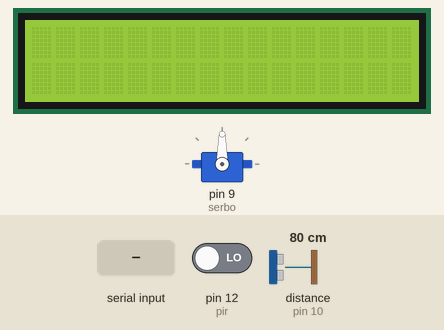
Recording of a sketch running on a simulated Arduino Uno, built with avr-gcc and run on an emulated ATmega328P. On the bench: 16×2 character LCD, servo. The test bench sets the inputs (shaded band); at power-on: pin 12 (pir) LOW, distance to the obstacle (sensor on pin 10) 80 cm. The echo pulse lasts 58.3 µs per cm; what the sketch prints to the serial monitor is not drawn.

Above: at 1.2 s.
1.3 s: pin 12 (pir) driven HIGH
At 1.9 s:
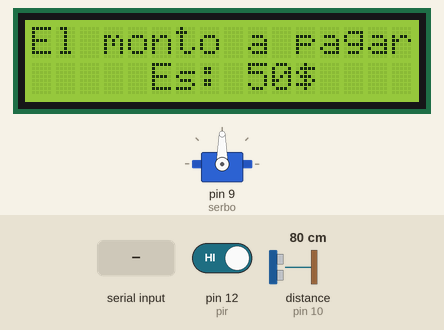
2.8 s: "90,45\n" received over Serial
At 4.1 s:
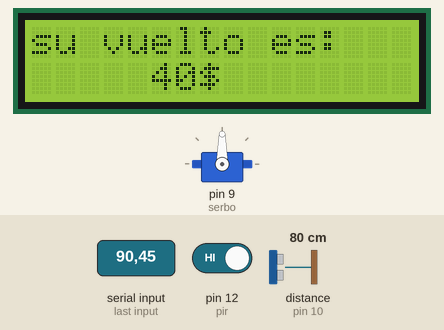
At 7.0 s:
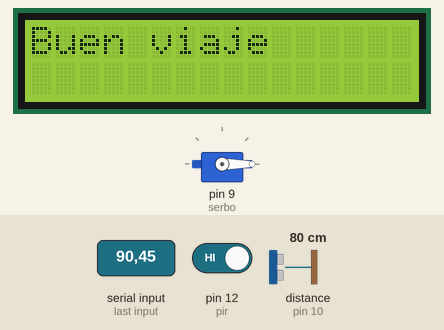
Timing chart, 0 to 8.5 s (numbered marks = the images above; inputs shaded):
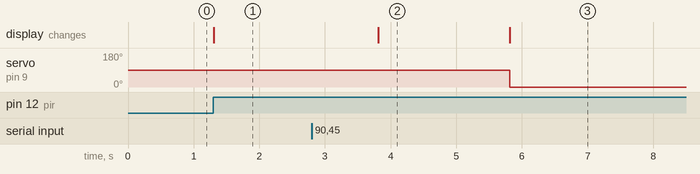

Measured:
- after the input at 1.3 s, the display: changes at once (image 1)
- after the input at 2.8 s, servo on pin 9 (serbo): 90° → 0° after 3.0 s; the display: changes after 1.0 s (image 2)
- what the display in image 2 shows lasts 2.0 s, from 3.8 s to 5.8 s

The sketch:

tp_de_diciembre_febrero1.ino
```cpp
#include <LiquidCrystal.h>

#include <Servo.h>

#define pir 12

#define TRIG 11
#define ECHO 10

Servo serbo;

LiquidCrystal lcd(2,3,5,4,6,7);

int falta=0;
int vuelto=0;
int pago=0;

float duracion;
int distancia;

String text="";

void setup()
{
  pinMode (pir, INPUT);
  pinMode(TRIG , OUTPUT);
  pinMode(ECHO , INPUT);
  lcd.begin(16,2);
  serbo.attach(9);
  serbo.write(90);
  Serial.begin(9600);
}


void loop()
{


  if (digitalRead(pir)==HIGH)
  {
    lcd.setCursor(0,0);
    lcd.print("El monto a pagar");
    lcd.setCursor(5,2);
    lcd.print("Es: 50$");

    falta=0;
    vuelto=0;
    pago=0;
    do{
    	Serial.println("Ingrese monto a pagar:");
   		text="";//esto es para que no tenga nada
    	while(text.length()==0){
          text=Serial.readString();
      	}
    	pago = pago + text.toInt();
      	if(pago<50){
          	lcd.clear();
            falta=50-pago;
            lcd.setCursor(0,0);
      		lcd.print("te falta pagar:");
            lcd.setCursor(5,3);
            lcd.print(falta);
            lcd.print("$");
      	}
      	if(pago>50){
        	lcd.clear();
          	lcd.setCursor(0,0);
          	lcd.print("su vuelto es: ");
          	lcd.setCursor(5,3);
        	lcd.print((pago-50));
          	lcd.print("$");
      		pago=50;// esto es para que salga del ciclo
          	delay(2000);
      	}

    }while(pago!=50);

  	Serial.println("Buen viaje");
    lcd.clear();
    lcd.setCursor(0,0);
    lcd.print("Buen viaje");

    //sensor de distancia dentro del sensor estara lo del servo

    serbo.write(0);
    do{
      digitalWrite( TRIG, LOW );
      delayMicroseconds (4);
      digitalWrite( TRIG, HIGH);
      delayMicroseconds (10);
      digitalWrite( TRIG, LOW );

      duracion = pulseIn(ECHO , HIGH);
      distancia = duracion * 10 / 292 / 2;

    }while(distancia<300);


    //los 20s
    delay(9000);
  }
  serbo.write(90);
}
```
